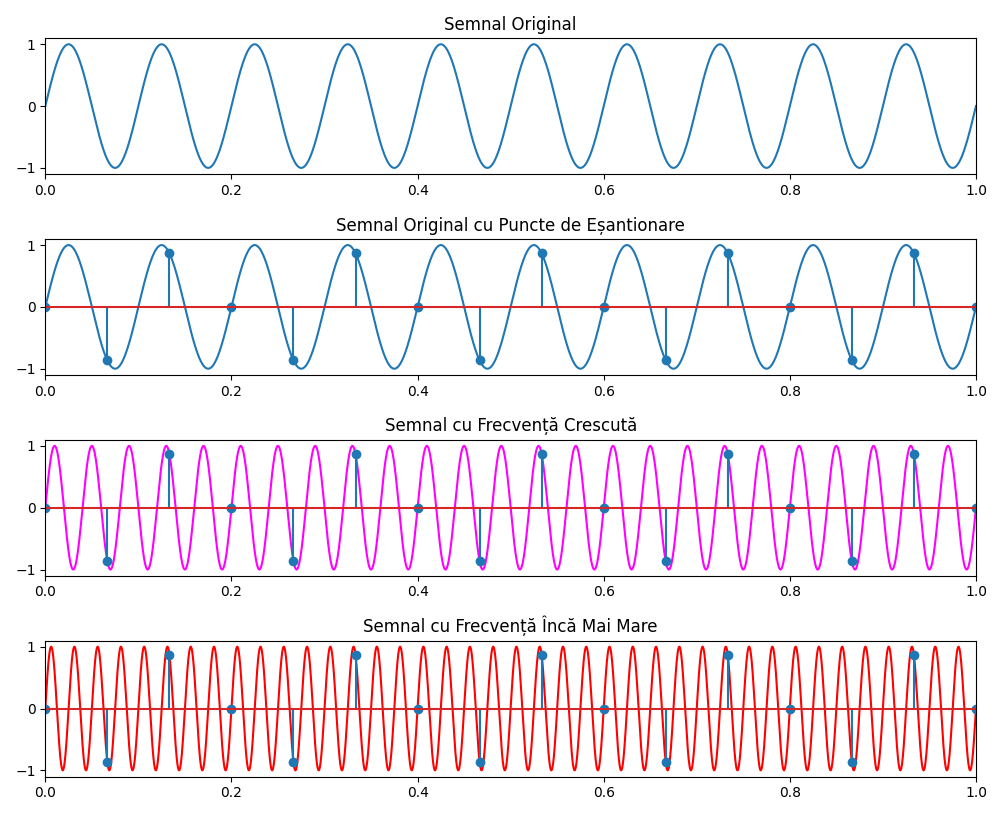

The script that drew this image:
import numpy as np
import matplotlib.pyplot as plt


def genereaza_semnal(n, frecventa):
    """Generează un semnal sinusoidal."""
    return np.sin(2 * np.pi * frecventa * n)


# Definirea parametrilor semnalului
frecventa_de_baza = 10
frecventa_de_eșantionare = 15
valori_temporale = np.linspace(0, 1, 10000)
puncte_de_eșantionare = np.linspace(0, 1, frecventa_de_eșantionare + 1)

# Crearea subplot-urilor
fig, axs = plt.subplots(4, figsize=(10, 8))

# Trasarea semnalului de bază
axs[0].plot(valori_temporale, genereaza_semnal(
    valori_temporale, frecventa_de_baza))
axs[0].set_xlim([0, 1])
axs[0].set_title('Semnal Original')

# Trasarea semnalului de bază cu puncte de eșantionare
axs[1].plot(valori_temporale, genereaza_semnal(
    valori_temporale, frecventa_de_baza))
axs[1].stem(puncte_de_eșantionare, genereaza_semnal(
    puncte_de_eșantionare, frecventa_de_baza))
axs[1].set_xlim([0, 1])
axs[1].set_title('Semnal Original cu Puncte de Eșantionare')

# Trasarea unui semnal cu frecvență crescută și puncte de eșantionare
axs[2].plot(valori_temporale, genereaza_semnal(valori_temporale,
            frecventa_de_baza + frecventa_de_eșantionare), c='magenta')
axs[2].stem(puncte_de_eșantionare, genereaza_semnal(
    puncte_de_eșantionare, frecventa_de_baza + frecventa_de_eșantionare))
axs[2].set_xlim([0, 1])
axs[2].set_title('Semnal cu Frecvență Crescută')

# Trasarea unui semnal cu o frecvență și mai mare și puncte de eșantionare
axs[3].plot(valori_temporale, genereaza_semnal(valori_temporale,
            frecventa_de_baza + 2 * frecventa_de_eșantionare), c='red')
axs[3].stem(puncte_de_eșantionare, genereaza_semnal(
    puncte_de_eșantionare, frecventa_de_baza + 2 * frecventa_de_eșantionare))
axs[3].set_xlim([0, 1])
axs[3].set_title('Semnal cu Frecvență Încă Mai Mare')

fig.tight_layout()

plt.show()
